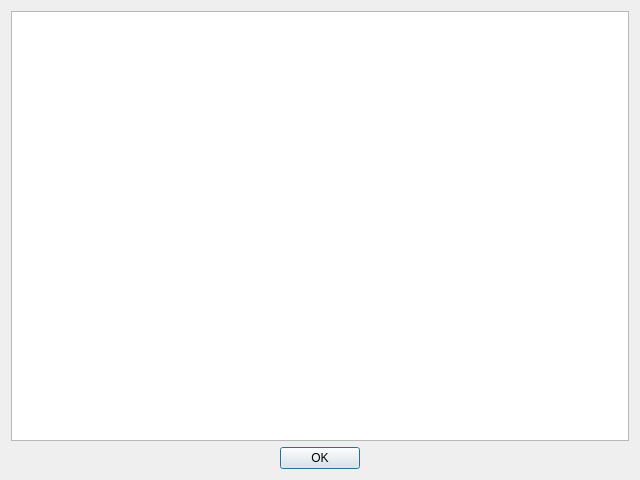
<?xml version="1.0" encoding="UTF-8"?>
<ui version="4.0">
 <class>RAINGuide</class>
 <widget class="QWidget" name="RAINGuide">
  <property name="geometry">
   <rect>
    <x>0</x>
    <y>0</y>
    <width>640</width>
    <height>480</height>
   </rect>
  </property>
  <property name="windowTitle">
   <string>Quick RAIN guide</string>
  </property>
  <layout class="QGridLayout" name="gridLayout">
   <item row="0" column="0">
    <widget class="QTextEdit" name="text">
     <property name="textInteractionFlags">
      <set>Qt::LinksAccessibleByKeyboard|Qt::LinksAccessibleByMouse|Qt::TextBrowserInteraction|Qt::TextSelectableByKeyboard|Qt::TextSelectableByMouse</set>
     </property>
    </widget>
   </item>
   <item row="1" column="0" alignment="Qt::AlignHCenter">
    <widget class="QPushButton" name="ok_button">
     <property name="text">
      <string>OK</string>
     </property>
     <property name="autoDefault">
      <bool>true</bool>
     </property>
     <property name="default">
      <bool>true</bool>
     </property>
    </widget>
   </item>
  </layout>
 </widget>
 <resources/>
 <connections/>
</ui>
